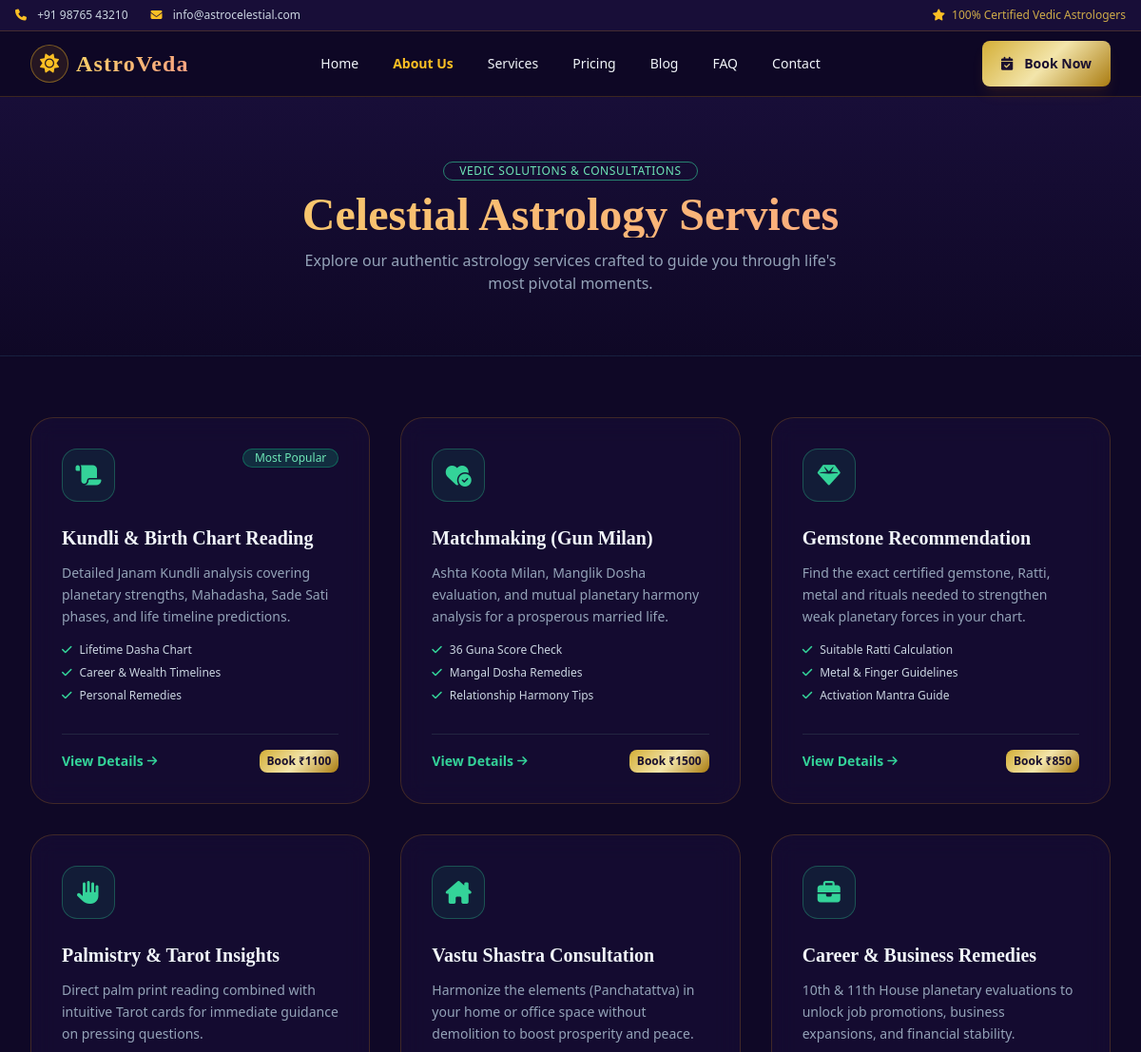
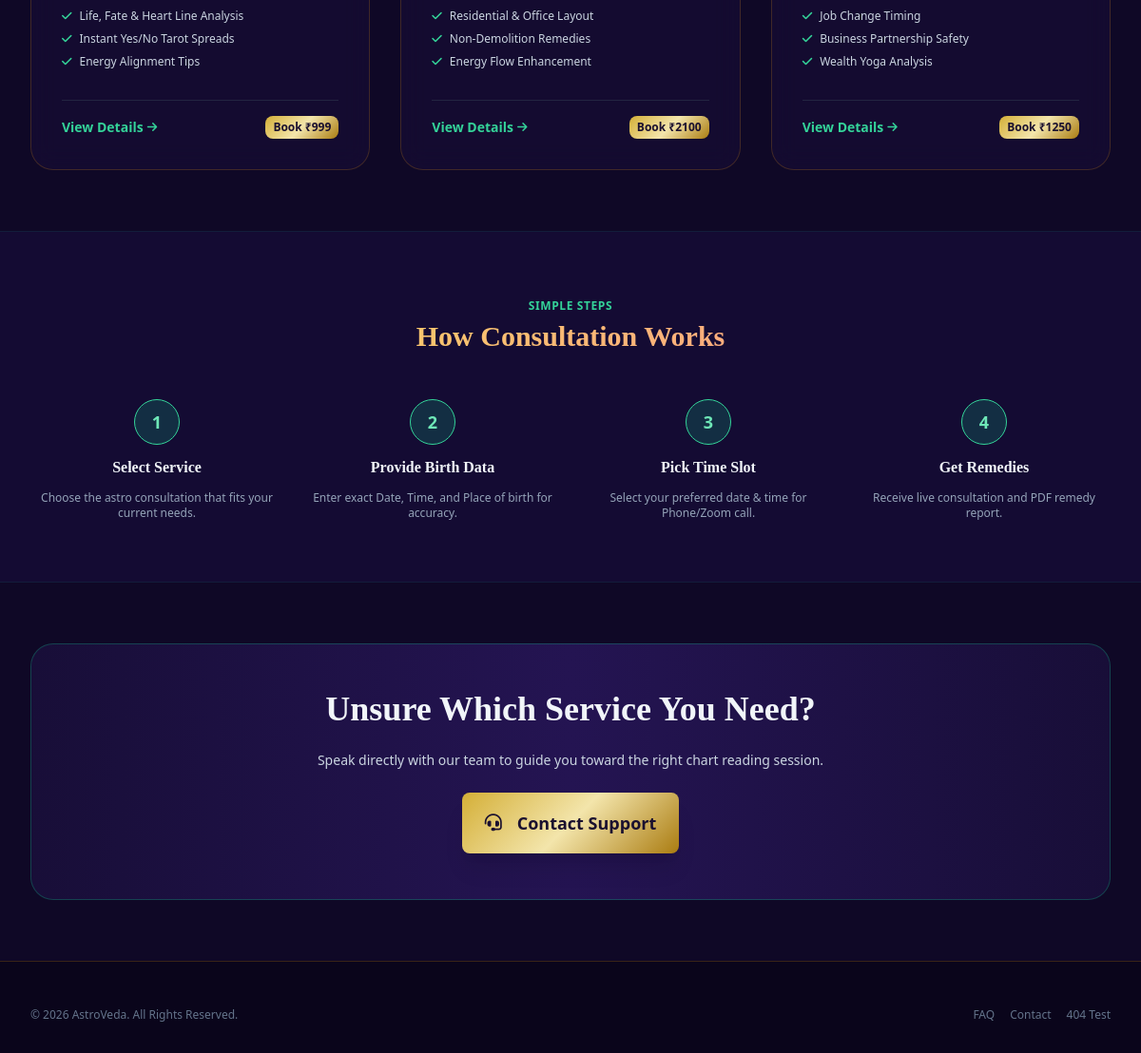
Page /services/ on the committed database (2 pictures, top to bottom).
### myapp/models.py (models this page shows, shortened)
class Service(models.Model):
    name = models.CharField(max_length=200)
    slug = models.SlugField(unique=True)
    short_description = models.TextField()
    description = models.TextField()
    icon = models.CharField(max_length=100, default="fa-solid fa-star")
    price = models.DecimalField(max_digits=10, decimal_places=2)
    features = models.TextField(blank=True)
    badge = models.CharField(max_length=100, blank=True)
    is_active = models.BooleanField(default=True)
    display_order = models.PositiveIntegerField(default=0)
    created_at = models.DateTimeField(auto_now_add=True)
    def get_features(self):
        return [feature.strip() for feature in self.features.splitlines() if feature.strip()]

### myapp/views.py (the view)
# urls.py: path("services/", views.services, name="services"),
def services(request):
    services = Service.objects.filter(is_active=True).order_by("display_order", "-created_at")
    return render(request, "services.html", {"services": services})

### templates/services.html (shortened to what this page needs)
<!DOCTYPE html>
<html lang="en" data-theme="dark">
<head>
    <link href="https://cdn.jsdelivr.net/npm/daisyui@4.12.10/dist/full.min.css" rel="stylesheet">
    <script src="https://cdn.tailwindcss.com"></script>
    <link rel="stylesheet"
          href="https://cdnjs.cloudflare.com/ajax/libs/font-awesome/6.5.1/css/all.min.css">
</head>
<body class="bg-[#0f0826] text-slate-100 min-h-screen flex flex-col">
    {% include 'navbar.html' %}
    <section class="relative py-16 bg-gradient-to-b from-[#180e38] to-[#0f0826] border-b border-emerald-500/10">
        <div class="max-w-7xl mx-auto px-4 lg:px-8 text-center">
            <div class="badge badge-outline border-emerald-400/60 text-emerald-300 mb-3 px-4 py-2 text-xs uppercase tracking-wider">
                Vedic Solutions & Consultations
            </div>
            <h1 class="text-3xl md:text-5xl font-serif font-bold gold-gradient-text">
                Celestial Astrology Services
            </h1>
            <p class="text-slate-400 mt-3 max-w-xl mx-auto text-sm md:text-base">
                Explore our authentic astrology services crafted to guide you through life's most pivotal moments.
            </p>
        </div>
    </section>
    <section class="max-w-7xl mx-auto px-4 lg:px-8 py-16">
        <div class="grid grid-cols-1 md:grid-cols-2 lg:grid-cols-3 gap-8">
            {% for service in services %}
            <div class="astro-card p-8 rounded-3xl flex flex-col justify-between group">
                <div>
                    <div class="flex justify-between items-start mb-6">
                        <div class="w-14 h-14 rounded-2xl bg-emerald-500/10 border border-emerald-400/30 flex items-center justify-center text-emerald-400 text-2xl">
                            <i class="{{ service.icon }}"></i>
                        </div>
                        {% if service.badge %}
                        <span class="badge bg-emerald-500/20 text-emerald-300 border-emerald-500/40 text-xs py-2 px-3">
                            {{ service.badge }}
                        </span>
                        {% endif %}
                    </div>
                    <h3 class="text-xl font-serif font-bold text-slate-100 group-hover:text-emerald-300 transition">
                        {{ service.name }}
                    </h3>
                    <p class="text-slate-400 text-sm mt-3 leading-relaxed">
                        {{ service.short_description }}
                    </p>
                    <ul class="mt-4 space-y-2 text-xs text-slate-300">
                        {% for feature in service.get_features %}
                        <li class="flex items-center gap-2">
                            <i class="fa-solid fa-check text-emerald-400"></i>
                            <span>{{ feature }}</span>
                        </li>
                        {% endfor %}
                    </ul>
                </div>
                <div class="mt-8 pt-4 border-t border-slate-700/50 flex items-center justify-between">
                    <a href="{% url 'service_detail' service.slug %}"
                       class="text-emerald-400 text-sm font-semibold hover:underline flex items-center gap-1">
                        View Details
                        <i class="fa-solid fa-arrow-right text-xs"></i>
                    </a>
                    <a href="{% url 'appointment' %}"
                       class="btn btn-xs gold-btn border-none">
                        Book ₹{{ service.price|floatformat:0 }}
                    </a>
                </div>
            </div>
            {% endfor %}
        </div>
    </section>
    <section class="bg-[#140b33] py-16 border-y border-emerald-500/10">
        <div class="max-w-7xl mx-auto px-4 lg:px-8">
            <div class="text-center max-w-2xl mx-auto mb-12">
                <span class="text-emerald-400 text-xs font-semibold uppercase tracking-wider">
                    Simple Steps
                </span>
                <h2 class="text-3xl font-serif font-bold gold-gradient-text mt-1">
                    How Consultation Works
                </h2>
            </div>
            <div class="grid grid-cols-1 md:grid-cols-4 gap-6 text-center">
                <div class="space-y-3">
                    <div class="w-12 h-12 mx-auto rounded-full bg-emerald-500/20 border border-emerald-400 flex items-center justify-center font-bold text-emerald-300 text-lg">
                        1
                    </div>
                    <h4 class="font-serif font-semibold text-slate-100">
                        Select Service
                    </h4>
                    <p class="text-slate-400 text-xs">
                        Choose the astro consultation that fits your current needs.
                    </p>
                </div>
                <div class="space-y-3">
                    <div class="w-12 h-12 mx-auto rounded-full bg-emerald-500/20 border border-emerald-400 flex items-center justify-center font-bold text-emerald-300 text-lg">
                        2
                    </div>
                    <h4 class="font-serif font-semibold text-slate-100">
                        Provide Birth Data
                    </h4>
                    <p class="text-slate-400 text-xs">
                        Enter exact Date, Time, and Place of birth for accuracy.
                    </p>
                </div>
                <div class="space-y-3">
                    <div class="w-12 h-12 mx-auto rounded-full bg-emerald-500/20 border border-emerald-400 flex items-center justify-center font-bold text-emerald-300 text-lg">
                        3
                    </div>
                    <h4 class="font-serif font-semibold text-slate-100">
                        Pick Time Slot
                    </h4>
                    <p class="text-slate-400 text-xs">
                        Select your preferred date & time for Phone/Zoom call.
                    </p>
                </div>
                <div class="space-y-3">
                    <div class="w-12 h-12 mx-auto rounded-full bg-emerald-500/20 border border-emerald-400 flex items-center justify-center font-bold text-emerald-300 text-lg">
                        4
                    </div>
                    <h4 class="font-serif font-semibold text-slate-100">
                        Get Remedies
                    </h4>
                    <p class="text-slate-400 text-xs">
                        Receive live consultation and PDF remedy report.
                    </p>
                </div>
            </div>
        </div>
    </section>
    <section class="max-w-7xl mx-auto px-4 lg:px-8 my-16 w-full">
        <div class="bg-gradient-to-r from-[#180e38] via-[#241452] to-[#180e38] p-8 md:p-12 rounded-3xl border border-emerald-500/30 text-center space-y-6">
            <h2 class="text-2xl md:text-4xl font-serif font-bold text-slate-100">
                Unsure Which Service You Need?
            </h2>
            <p class="text-slate-300 text-sm max-w-xl mx-auto">
                Speak directly with our team to guide you toward the right chart reading session.
            </p>
            <a href="{% url 'contact' %}"
               class="btn gold-btn btn-lg border-none shadow-xl">
                <i class="fa-solid fa-headset mr-2"></i>
                Contact Support
            </a>
        </div>
    </section>
    {% include 'footer.html' %}
</body>
</html>

### templates/navbar.html (shortened to what this page needs)
  <div class="bg-[#180e38] border-b border-amber-500/20 text-xs py-2 px-4 hidden md:block">
     <div class="max-w-7xl mx-auto flex justify-between items-center text-slate-300">
       <div class="flex items-center gap-6">
         <span><i class="fa-solid fa-phone text-amber-400 mr-2"></i> +91 98765 43210</span>
         <span><i class="fa-solid fa-envelope text-amber-400 mr-2"></i> info@astrocelestial.com</span>
       </div>
       <div class="flex items-center gap-4">
         <span class="text-amber-300/80"><i class="fa-solid fa-star text-amber-400 mr-1"></i> 100% Certified Vedic Astrologers</span>
       </div>
     </div>
   </div>
  <header class="sticky top-0 z-50 bg-[#0f0826]/90 backdrop-blur-md border-b border-amber-500/20">
    <div class="navbar max-w-7xl mx-auto px-4 lg:px-8">
      <div class="navbar-start">
        <a href="{% url 'index' %}" class="flex items-center gap-2">
          <div class="w-10 h-10 rounded-full bg-amber-500/10 border border-amber-400/40 flex items-center justify-center text-amber-400 text-xl">
            <i class="fa-solid fa-sun"></i>
          </div>
          <span class="text-xl md:text-2xl font-extrabold tracking-wider font-serif gold-gradient-text">AstroVeda</span>
        </a>
      </div>
      <div class="navbar-center hidden lg:flex">
        <ul class="menu menu-horizontal px-1 gap-1 text-sm font-medium">
          <li><a href="{% url 'index' %}" class="hover:text-amber-400">Home</a></li>
          <li><a href="{% url 'about' %}" class="text-amber-400 font-semibold">About Us</a></li>
          <li><a href="{% url 'services' %}" class="hover:text-amber-400">Services</a></li>
          <li><a href="{% url 'pricing' %}" class="hover:text-amber-400">Pricing</a></li>
          <li><a href="{% url 'blog' %}" class="hover:text-amber-400">Blog</a></li>
          <li><a href="{% url 'faq' %}" class="hover:text-amber-400">FAQ</a></li>
          <li><a href="{% url 'contact' %}" class="hover:text-amber-400">Contact</a></li>
        </ul>
      </div>
      <div class="navbar-end">
        <a href="{% url 'appointment' %}" class="btn border-none gold-btn shadow-lg shadow-amber-500/10 px-5">
          <i class="fa-solid fa-calendar-check mr-1"></i> Book Now
        </a>
      </div>
    </div>
  </header>

### templates/footer.html
 <footer class="bg-[#0a051b] text-slate-300 border-t border-amber-500/20 pt-12 pb-8">
    <div class="max-w-7xl mx-auto px-4 lg:px-8 flex flex-col md:flex-row justify-between items-center gap-4 text-xs text-slate-500">
      <p>© 2026 AstroVeda. All Rights Reserved.</p>
      <div class="flex gap-4">
        <a href="faq.html" class="hover:text-amber-400">FAQ</a>
        <a href="contact.html" class="hover:text-amber-400">Contact</a>
        <a href="404.html" class="hover:text-amber-400">404 Test</a>
      </div>
    </div>
  </footer>

### templates/services.html (style rules this page uses)
.gold-gradient-text { background: linear-gradient(135deg, #f6d365 0%, #fda085 100%); -webkit-background-clip: text; -webkit-text-fill-color: transparent; }
.gold-btn { background: linear-gradient(135deg, #d4af37 0%, #f3e5ab 50%, #aa7c11 100%); color: #1a102f; font-weight: 700; }
.astro-card { background: rgba(24, 14, 56, 0.6); backdrop-filter: blur(12px); border: 1px solid rgba(245, 158, 11, 0.2); transition: all 0.3s ease; }

### rows in the picture
Service: badge "Most Popular", name "Kundli & Birth Chart Reading", short_description "Detailed Janam Kundli analysis covering planetary strengths, Mahadasha, Sade Sati phases, and life timeline predictions.", get_features "Lifetime Dasha Chart" "Career & Wealth Timelines" "Personal Remedies", price "1100"
Service: name "Matchmaking (Gun Milan)", short_description "Ashta Koota Milan, Manglik Dosha evaluation, and mutual planetary harmony analysis for a prosperous married life.", get_features "36 Guna Score Check" "Mangal Dosha Remedies" "Relationship Harmony Tips", price "1500"
Service: name "Gemstone Recommendation", short_description "Find the exact certified gemstone, Ratti, metal and rituals needed to strengthen weak planetary forces in your chart.", get_features "Suitable Ratti Calculation" "Metal & Finger Guidelines" "Activation Mantra Guide", price "850"
Service: name "Palmistry & Tarot Insights", short_description "Direct palm print reading combined with intuitive Tarot cards for immediate guidance on pressing questions.", get_features "Life, Fate & Heart Line Analysis" "Instant Yes/No Tarot Spreads" "Energy Alignment Tips", price "999"
Service: name "Vastu Shastra Consultation", short_description "Harmonize the elements (Panchatattva) in your home or office space without demolition to boost prosperity and peace.", get_features "Residential & Office Layout" "Non-Demolition Remedies" "Energy Flow Enhancement", price "2100"
Service: name "Career & Business Remedies", short_description "10th & 11th House planetary evaluations to unlock job promotions, business expansions, and financial stability.", get_features "Job Change Timing" "Business Partnership Safety" "Wealth Yoga Analysis", price "1250"
